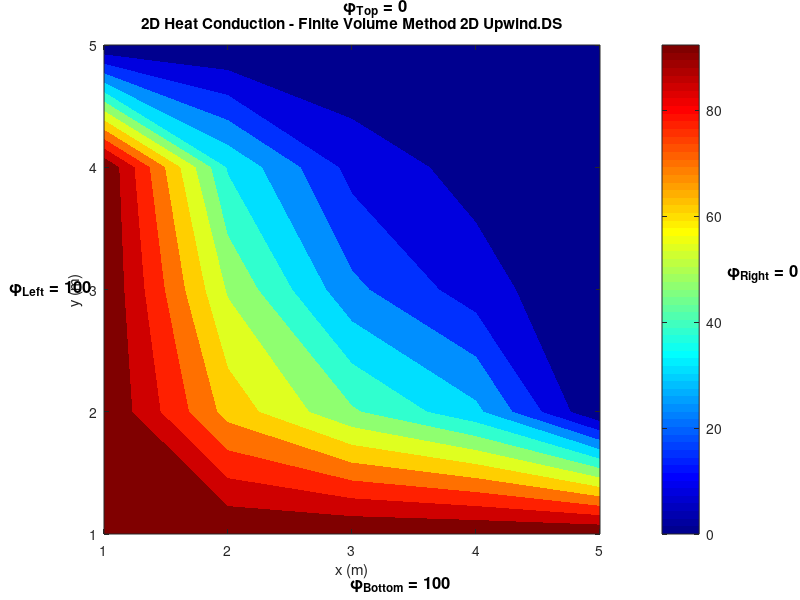
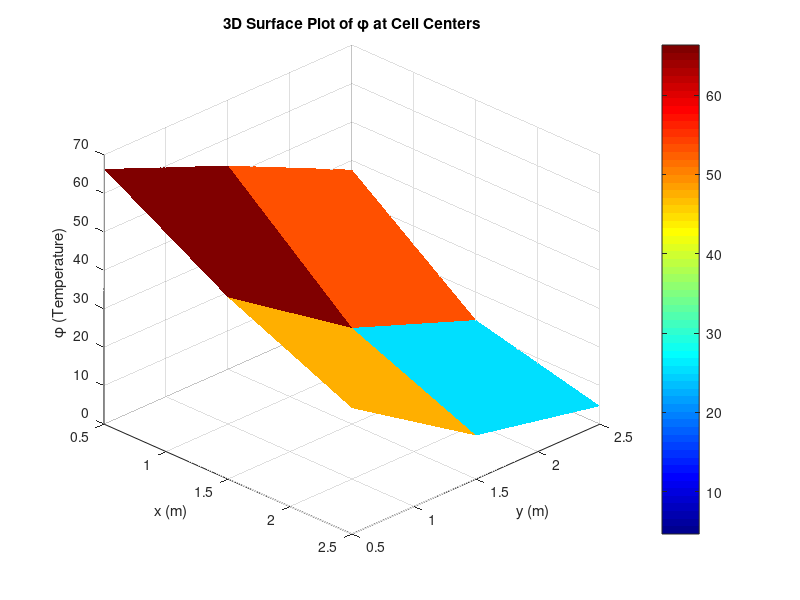

Reproduce these figures in MATLAB, in order.
clear; clc; close all;
disp('Upwind D.S The 2D Conv-Diff Problem');
%% Gauss sidel method
% Domain size
Lx = 3;  % Length in x-direction (m)
Ly = 3;  % Length in y-direction (m)
%% Grid parameters
Nx = 3;  % Number of control volumes in x-direction
Ny = 3;  % Number of control volumes in y-direction
dx = Lx / Nx;
dy = Ly / Ny;
%% Initial Boundary Phi Values 
Phi_Left = 100;
Phi_Right = 0;
Phi_Top = 0;
Phi_Bottom = 100;

%% Given Data 
rouh =  1;    % Densityu of the fluid
Gamma = 1;
a =  10;
b = 2;
u = 1;        % Velocity of the fluid along X axis 
v = 1;        % Velocity of the fluid along Y axis 


%% convection Diffusion Coeff

% F_e = rouh*u*dy; F_w = rouh*u*dy;
% F_n = rouh*v*dx; F_s = rouh*v*dx;


F_e = rouh; F_w = rouh;
F_n = rouh; F_s = rouh;

D = Gamma/dx; %D_e = D_w = D_n = D_s;
D_e = D;
D_w = D;
D_n = D;
D_s = D;
%% Finite Volume Coefficients
aE = D_e;
aW = D_w + F_w;
aN = D_n ;
aS = D_s + F_s;
S_P = b*dx*dy;
S_u = a*dx*dy; 
% Modify coefficients near boundaries
aE_b = 2 * D_e ;
aW_b = 2 * D_w + F_w ;
aN_b = 2 * D_n ;
aS_b = 2 * D_s + F_s;
%% Initialize temperature field
phi = zeros(Ny+2, Nx+2);

% Apply Dirichlet Boundary Conditions
phi(:, 1)   = Phi_Left; % Left boundary (x = 0)
phi(:, end) = Phi_Right; % Right boundary (x = Lx)
phi(1, :)   = Phi_Top; % Top boundary (y = Ly)
phi(end, :) = Phi_Bottom; % Bottom boundary (y = 0)
fprintf('The Initial Matrix With all Boundaries(Top Left Right Bottom Left \n')
disp(phi)


%% Iterative solver (Gauss-Seidel)
tol = 1e-6;
error = 1;
iter = 0;

while error > tol
    phi_old = phi;
    
    % Update interior points
    for i = 2:Nx+1
        for j = 2:Ny+1
            if i == 2  % Near left boundary
                % fprintf('left boundary - %d,%d\n',j,i)
                aW_eff = aW_b;
            else
                aW_eff = aW;
            end
%%
            if i == Nx+1  % Near right boundary
                % fprintf(' right boundary - %d,%d\n',j,i)
                aE_eff = aE_b;
            else
                aE_eff = aE;
            end
%%
            if j == 2  % Near Top boundary
                % fprintf('  Top boundary - %d,%d\n',j,i)
                aS_eff = aS_b;
            else
                aS_eff = aS;
            end
%%
            if j == Ny+1  % Near Bottom boundary
                % fprintf('   Bottom boundary - (%d,%d)\n',j,i)
                aN_eff = aN_b;
            else
                aN_eff = aN;
            end
%%
            % Compute new temperature using FVM equation
            aP = aW_eff + aE_eff + aN_eff + aS_eff + S_P;
            phi(j, i) = (aE_eff * phi(j, i+1) + aW_eff * phi(j, i-1) + ...
                       aN_eff * phi(j+1, i) + aS_eff * phi(j-1, i) + S_u) / aP;
        end
    end
    
    % Compute error
    error = max(max(abs(phi - phi_old)));
    iter = iter + 1;
end
%%
fprintf('The Final T Matrix Temp at respective nodes internal + nearer boundary\n')
disp(phi(2:end-1, 2:end-1))
disp('&');
disp(phi)

disp(['Converged in ', num2str(iter), ' iterations with error ', num2str(error)]);


% Till here function is fine function call has to writen the T as Phi ,
% please use phi insted of T
% disp('flipud(T)')
% disp(flipud(T))

% Plot solution
figure;
contourf(flipud(phi), 12, 'LineColor', 'none'); 
colorbar;
%clim([200 500]); % Fix color range
colormap(jet); % Match Python's color map
title('2D Heat Conduction - Finite Volume Method 2D Upwind.DS');
xlabel('x (m)');
ylabel('y (m)');
%% Wall Labels 
annotation('textbox',...
    [0.429385416666667 0.973101265822784 0.134416666666666 0.0263713080168778],...
    'String', {sprintf('\\phi_{Top} = %g', Phi_Top)},...
    'FitBoxToText','off',...
    'EdgeColor','none',...
    'FontSize', 12, ...
    'FontWeight', 'bold');
annotation('textbox',...
    [0.0114166666666666 0.48655063291139 0.0630625 0.06856540084388],...
    'String', {sprintf('\\phi_{Left} = %g', Phi_Left)},...
    'FitBoxToText','off',...
    'EdgeColor','none',...
    'FontSize', 12, ...
    'FontWeight', 'bold');

annotation('textbox',...
    [0.438020833333333 0.00843881856540084 0.14375 0.0358649789029536],...
    'String', {sprintf('\\phi_{Bottom} = %g', Phi_Bottom)},...
    'FitBoxToText','off',...
    'EdgeColor','none',...
    'FontSize', 12, ...
    'FontWeight', 'bold');
annotation('textbox',...
    [0.909765625 0.518459915611814 0.0749999999999998 0.0527426160337549],...
    'String', {sprintf('\\phi_{Right} = %g', Phi_Right)},...
    'FitBoxToText','off',...
    'EdgeColor','none',...
    'FontSize', 12, ...
    'FontWeight', 'bold');

%%
% Define cell-centered coordinates
Px = 1:Nx;
Py = 1:Ny;
xP = (Px - 0.5) * dx;
yP = (Py - 0.5) * dy;
[Xp, Yp] = meshgrid(xP, yP);

% Extract internal phi values (removing ghost cells)
phi_internal = phi(2:end-1, 2:end-1);

% 3D Surface Plot
figure;
surf(Xp, Yp, flipud(phi_internal), 'EdgeColor', 'none');
colorbar;
colormap(jet);
title('3D Surface Plot of \phi at Cell Centers');
xlabel('x (m)');
ylabel('y (m)');
zlabel('\phi (Temperature)');
view(45, 30); % nice viewing angle
